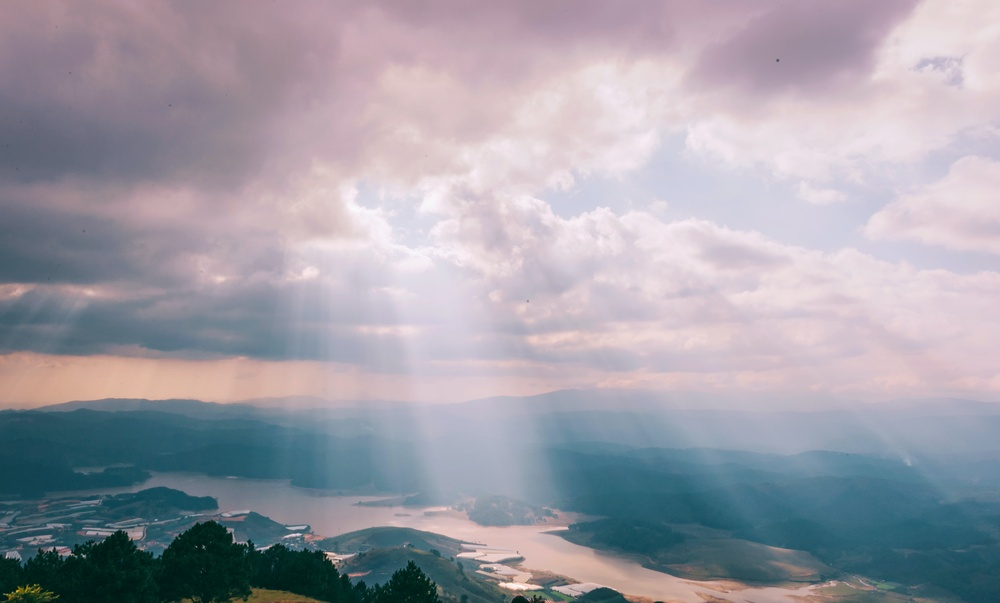
#> input picture picture/sky2.jpg, 1000 x 603 px, shrunk from 4256 x 2568 before the run, found by its file name
$ python pictureSlicing.py
#> lines starting #> are read from the running program, lines starting #| are printed output that depends on the picture
import cv2
import matplotlib.pyplot as plt

PATH = 'C:/Users/User/Documents/openCVLearning/picture'
img = cv2.imread(f'{PATH}/sky2.jpg')
#> img is the input picture: shape (603, 1000, 3); mean B, G, R 167.8, 158.1, 159.1

new_img = img.copy()

plt.figure()
rows = 256
plt.subplot(121)
# draw the image into the table
# image[row, colums, RGB layer]
plt.imshow(new_img[0:rows,:,:])
columns = 256
plt.subplot(122)
plt.imshow(new_img[:,0:columns,:])
# show it
plt.show()
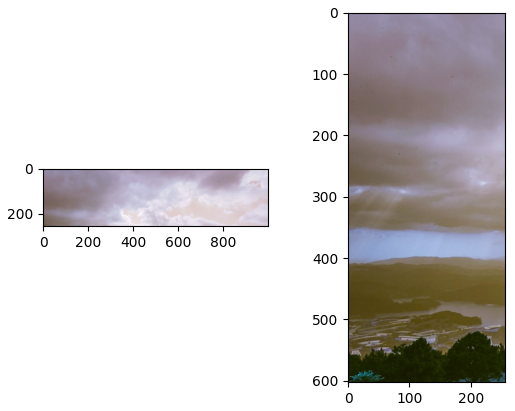
#> figure drawn by matplotlib, 2 panels

$ run again, with picture/cat2.jpg copied over picture/sky2.jpg
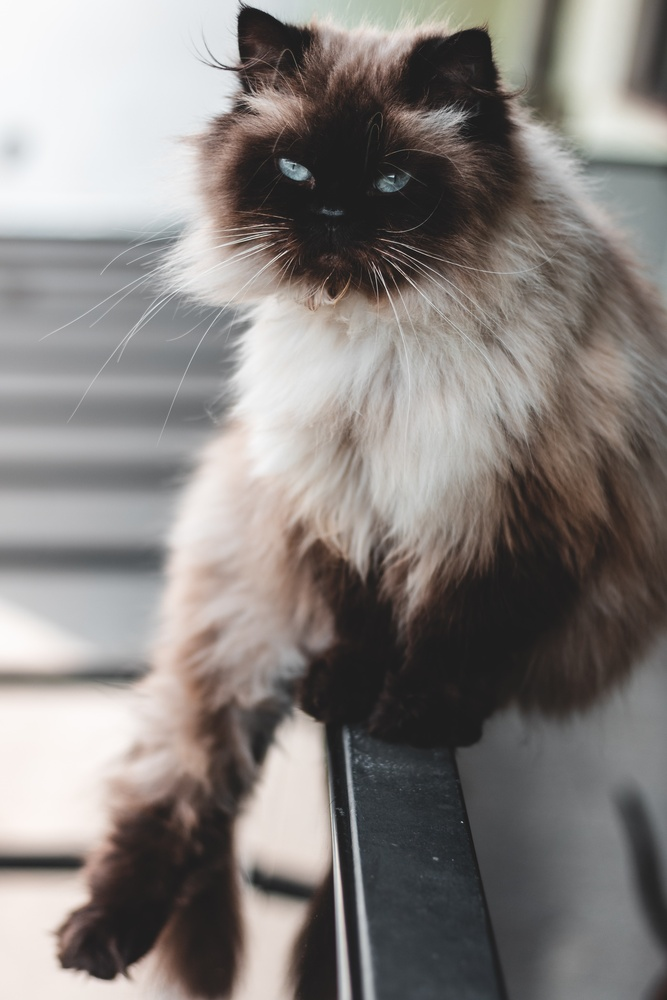
#> input picture picture/cat2.jpg, 667 x 1000 px, shrunk from 3952 x 5928 before the run, found by its file name
#> img is the input picture: shape (1000, 667, 3); mean B, G, R 126.3, 129.1, 134.1
#> `plt.show()`:
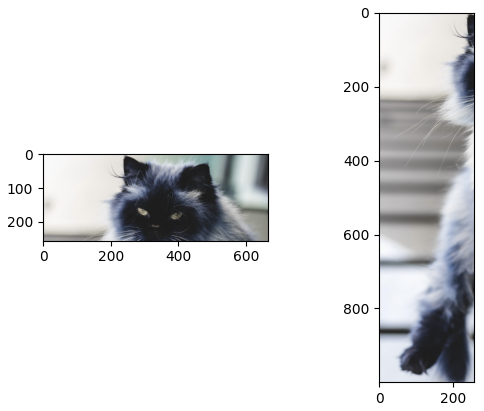
#> figure drawn by matplotlib, 2 panels

$ run again, with picture/cat3.jpg copied over picture/sky2.jpg
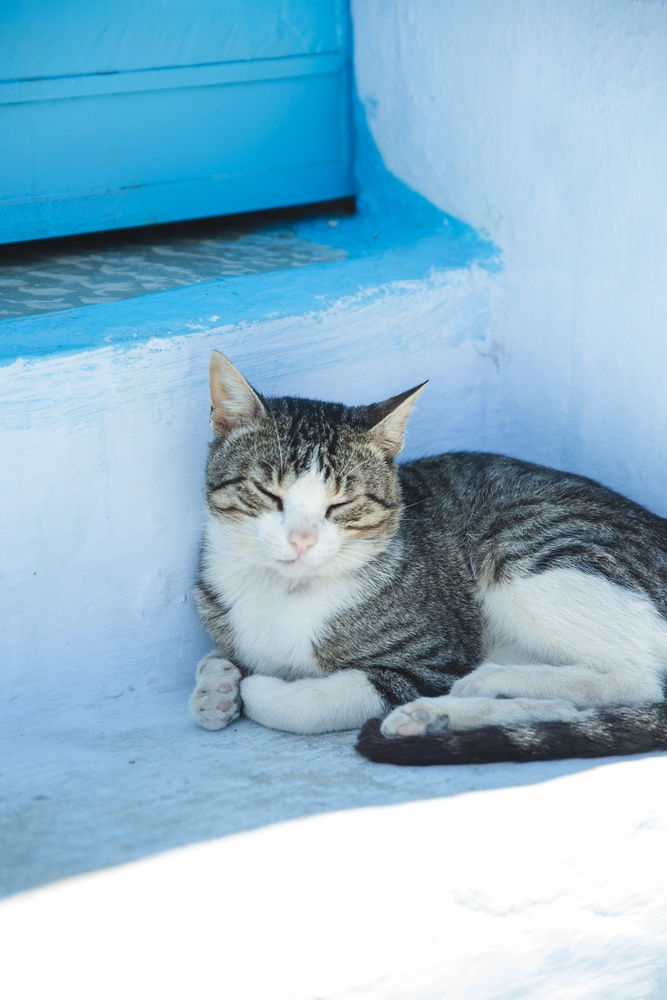
#> input picture picture/cat3.jpg, 667 x 1000 px, shrunk from 3456 x 5184 before the run, found by its file name
#> img is the input picture: shape (1000, 667, 3); mean B, G, R 206.5, 185.1, 146.8
#> `plt.show()`:
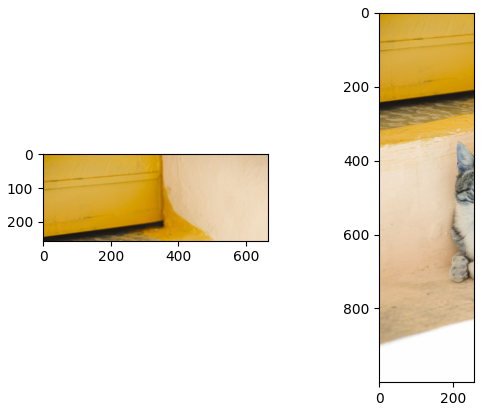
#> figure drawn by matplotlib, 2 panels

$ run again, with picture/cat4.jpg copied over picture/sky2.jpg
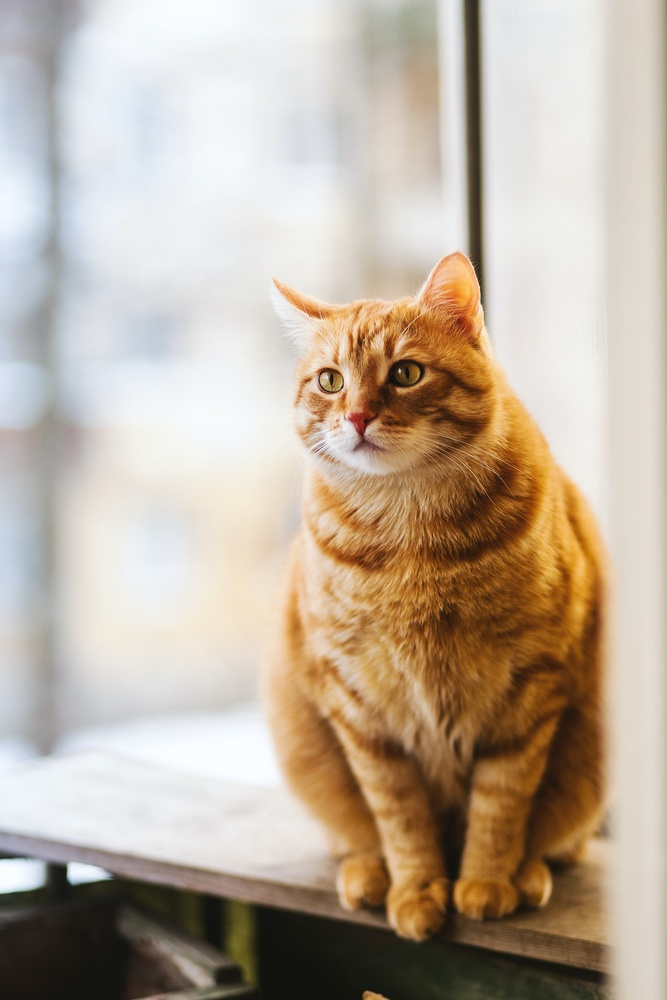
#> input picture picture/cat4.jpg, 667 x 1000 px, shrunk from 1771 x 2657 before the run, found by its file name
#> img is the input picture: shape (1000, 667, 3); mean B, G, R 157.9, 174.3, 188.6
#> `plt.show()`:
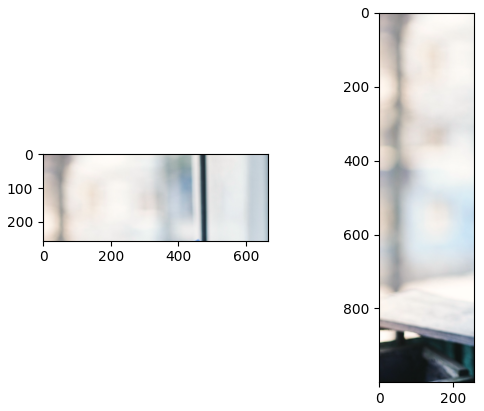
#> figure drawn by matplotlib, 2 panels
